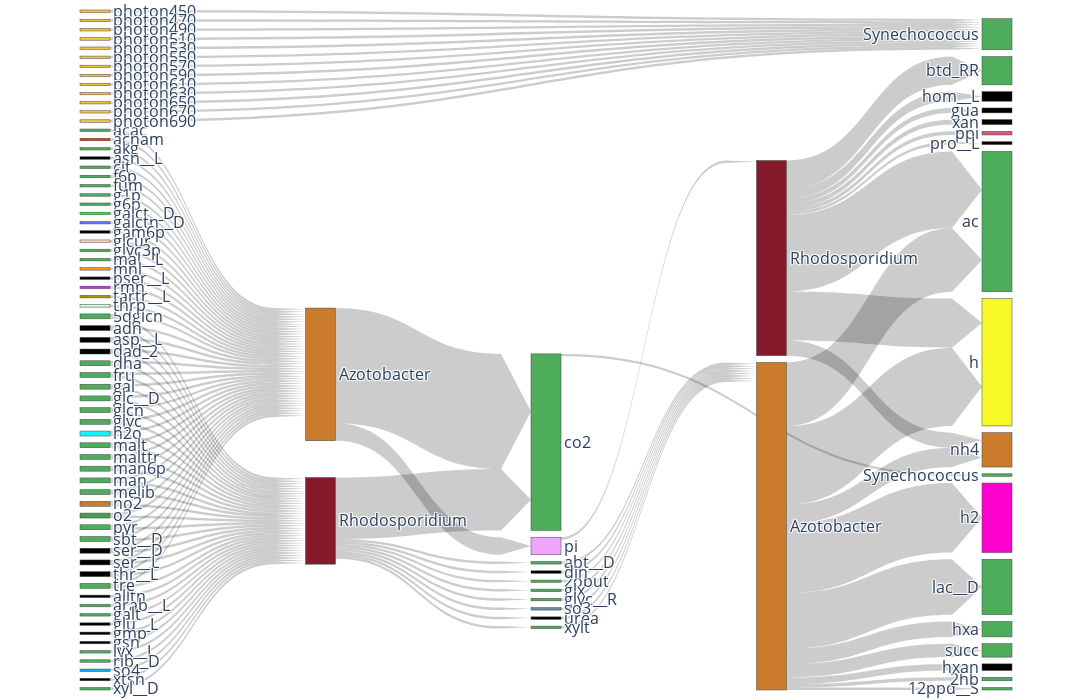

Source (notebook cell):
### Markdown cell above
links_df.sort_values(by="Values")

### Code cell
# Display diagram in notebook
ternary_viz_object.show()

### Figure 1 — Plotly figure (JSON) as saved in the notebook; plotly's stock layout.template omitted (floating-point values rounded to 4 significant figures; data arrays with more than 128 entries replaced by an {"elided": "..."} marker saying what was removed)
{"data": [{"arrangement": "freeform", "link": {"arrowlen": 30, "source": {"elided": "132 int values"}, "target": {"elided": "132 int values"}, "value": {"elided": "132 float values"}}, "node": {"color": {"elided": "423 str values"}, "label": {"elided": "423 str values"}, "pad": 15, "thickness": 30, "y": {"elided": "423 float values"}}, "type": "sankey", "valueformat": ".3f"}], "layout": {"font": {"size": 16}, "height": 700, "margin": {"b": 10, "t": 10}, "width": 1200}}
